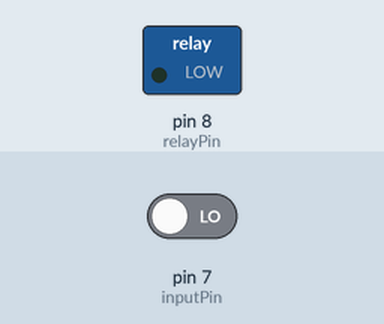
A sketch run on a simulated Arduino Uno, built with avr-gcc and run on an emulated ATmega328P. Shown: switched loads named in the sketch (green lamp = pin HIGH). The test bench sets the inputs (shaded band); at power-on: pin 7 (inputPin) LOW.

Above: at 1.2 s.
1.3 s: pin 7 (inputPin) driven HIGH
At 2.5 s:
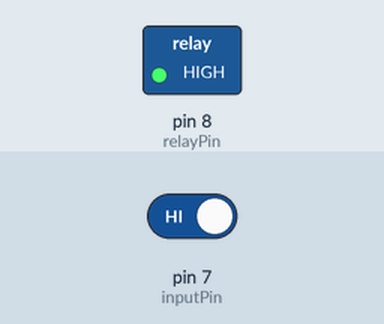
2.8 s: pin 7 (inputPin) driven LOW
At 3.6 s:
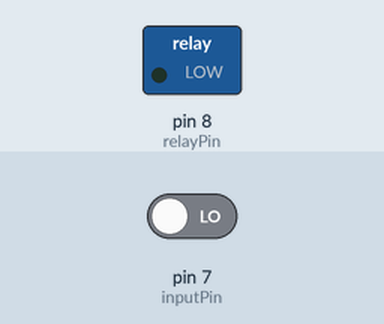
Timing chart, 0 to 5.8 s (numbered marks = the images above; inputs shaded):
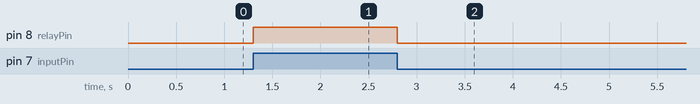

The sketch:

uno-lock.INO
```cpp
int inputPin = 7;   // from Pico
int relayPin = 8;   // to relay

void setup() {
  pinMode(inputPin, INPUT);
  pinMode(relayPin, OUTPUT);
}

void loop() {
  int state = digitalRead(inputPin);

  if (state == HIGH) {
    digitalWrite(relayPin, HIGH); // unlock
  } else {
    digitalWrite(relayPin, LOW);  // lock
  }
}
```

Measured:
- after the input at 1.3 s, pin 8 (relayPin): LOW → HIGH at once
- after the input at 2.8 s, pin 8 (relayPin): HIGH → LOW at once
